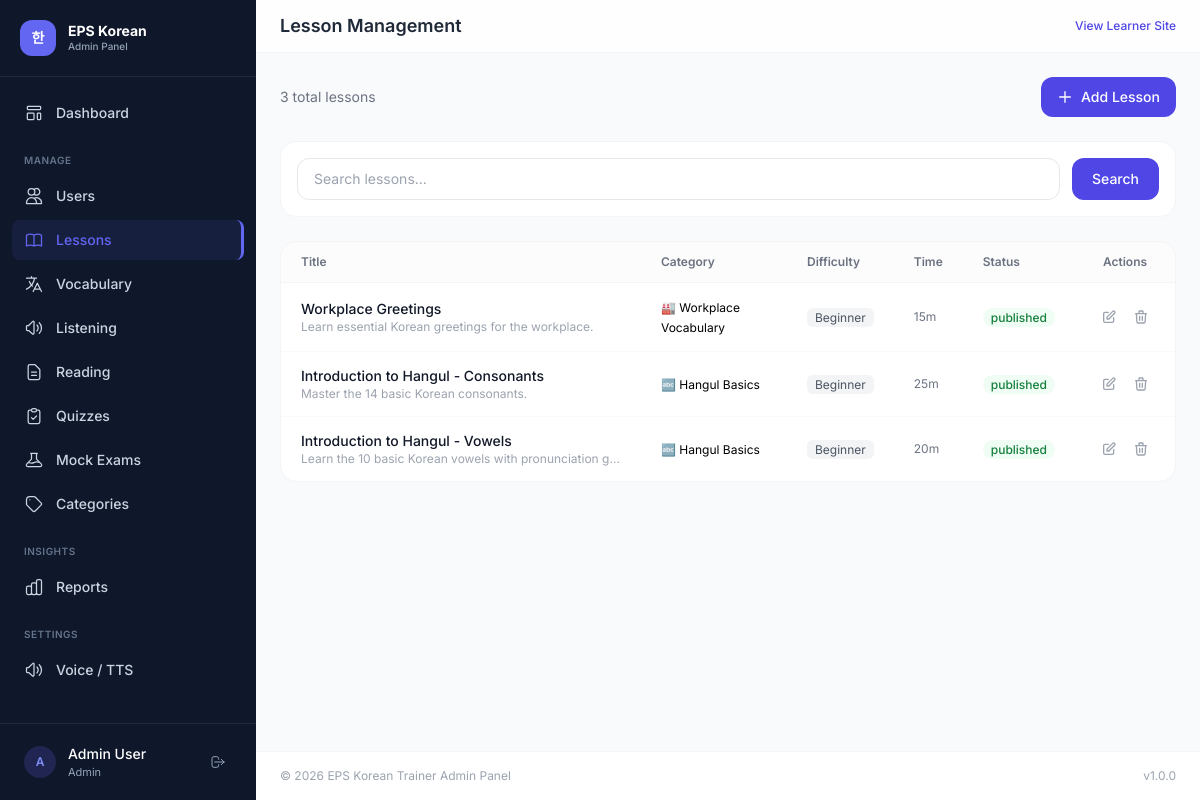
Page /admin/lessons.php (signed in) on the committed database.
### tables this page shows
CREATE TABLE lessons (
    id INT AUTO_INCREMENT PRIMARY KEY,
    category_id INT DEFAULT NULL,
    title VARCHAR(200) NOT NULL,
    slug VARCHAR(200) NOT NULL,
    difficulty ENUM('beginner','intermediate','advanced') DEFAULT 'beginner',
    estimated_minutes INT DEFAULT 15,
    content LONGTEXT NOT NULL,
    summary TEXT DEFAULT NULL,
    tips TEXT DEFAULT NULL,
    audio_path VARCHAR(255) DEFAULT NULL,
    sort_order INT DEFAULT 0,
    status ENUM('published','draft') DEFAULT 'published',
    created_at DATETIME DEFAULT CURRENT_TIMESTAMP,
    updated_at DATETIME DEFAULT CURRENT_TIMESTAMP ON UPDATE CURRENT_TIMESTAMP,
    FOREIGN KEY (category_id) REFERENCES categories(id) ON DELETE SET NULL,
    INDEX idx_difficulty (difficulty),
    INDEX idx_status (status)
);

CREATE TABLE categories (
    id INT AUTO_INCREMENT PRIMARY KEY,
    name VARCHAR(100) NOT NULL,
    slug VARCHAR(100) NOT NULL UNIQUE,
    description TEXT DEFAULT NULL,
    module ENUM('lesson','vocabulary','listening','reading','quiz','mock_exam') NOT NULL,
    icon VARCHAR(50) DEFAULT NULL,
    color VARCHAR(20) DEFAULT '#3B82F6',
    sort_order INT DEFAULT 0,
    status ENUM('active','inactive') DEFAULT 'active',
    created_at DATETIME DEFAULT CURRENT_TIMESTAMP,
    INDEX idx_module (module),
    INDEX idx_status (status)
);

### includes/helpers.php (called while the page is built, shortened)
<?php
function sanitize(string $input): string {
    return htmlspecialchars(trim($input), ENT_QUOTES, 'UTF-8');
}
function getCount(string $table, string $where = '1=1', array $params = []): int {
    $db = getDB();
    $stmt = $db->prepare("SELECT COUNT(*) as cnt FROM $table WHERE $where");
    $stmt->execute($params);
    return (int)$stmt->fetch()['cnt'];
}

### admin/lessons.php (the view, shortened to what this page needs)
<?php
require_once __DIR__ . '/../includes/helpers.php';
$db = getDB();
$categories = $db->query("SELECT * FROM categories WHERE module = 'lesson' AND status = 'active' ORDER BY sort_order")->fetchAll();
$action = $_GET['action'] ?? 'list';
$lesson = null;
require_once __DIR__ . '/../includes/admin-header.php';
if ($action === 'add' || ($action === 'edit' && $lesson)):
?>
<div class="max-w-4xl mx-auto">
    <div class="flex items-center justify-between mb-6">
        <h3 class="text-lg font-semibold text-gray-900"><?= $lesson ? 'Edit Lesson' : 'Add New Lesson' ?></h3>
        <a href="<?= APP_URL ?>/admin/lessons.php" class="text-sm text-gray-500 hover:text-gray-700">← Back to list</a>
    </div>
    <form method="POST" enctype="multipart/form-data" class="bg-white rounded-2xl border border-gray-100 p-6 space-y-5">
        <?= csrfField() ?>
        <input type="hidden" name="form_action" value="save">
        <div class="grid sm:grid-cols-2 gap-4">
            <div class="sm:col-span-2">
                <label class="block text-sm font-medium text-gray-700 mb-1.5">Title *</label>
                <input type="text" name="title" value="<?= sanitize($lesson['title'] ?? '') ?>" required
                    class="w-full px-4 py-3 rounded-xl border border-gray-200 focus:border-indigo-500 outline-none transition text-sm">
            </div>
            <div>
                <label class="block text-sm font-medium text-gray-700 mb-1.5">Slug</label>
                <input type="text" name="slug" value="<?= sanitize($lesson['slug'] ?? '') ?>" placeholder="Auto-generated if empty"
                    class="w-full px-4 py-3 rounded-xl border border-gray-200 focus:border-indigo-500 outline-none transition text-sm">
            </div>
            <div>
                <label class="block text-sm font-medium text-gray-700 mb-1.5">Category</label>
                <select name="category_id" class="w-full px-4 py-3 rounded-xl border border-gray-200 text-sm bg-white">
                    <option value="">No Category</option>
                    <?php foreach ($categories as $c): ?>
                        <option value="<?= $c['id'] ?>" <?= ($lesson['category_id'] ?? '') == $c['id'] ? 'selected' : '' ?>><?= $c['icon'] ?> <?= sanitize($c['name']) ?></option>
                    <?php endforeach; ?>
                </select>
            </div>
            <div>
                <label class="block text-sm font-medium text-gray-700 mb-1.5">Difficulty</label>
                <select name="difficulty" class="w-full px-4 py-3 rounded-xl border border-gray-200 text-sm bg-white">
                    <option value="beginner" <?= ($lesson['difficulty'] ?? '') === 'beginner' ? 'selected' : '' ?>>Beginner</option>
                    <option value="intermediate" <?= ($lesson['difficulty'] ?? '') === 'intermediate' ? 'selected' : '' ?>>Intermediate</option>
                    <option value="advanced" <?= ($lesson['difficulty'] ?? '') === 'advanced' ? 'selected' : '' ?>>Advanced</option>
                </select>
            </div>
            <div>
                <label class="block text-sm font-medium text-gray-700 mb-1.5">Estimated Time (min)</label>
                <input type="number" name="estimated_minutes" value="<?= $lesson['estimated_minutes'] ?? 15 ?>" min="1"
                    class="w-full px-4 py-3 rounded-xl border border-gray-200 text-sm">
            </div>
            <div>
                <label class="block text-sm font-medium text-gray-700 mb-1.5">Sort Order</label>
                <input type="number" name="sort_order" value="<?= $lesson['sort_order'] ?? 0 ?>"
                    class="w-full px-4 py-3 rounded-xl border border-gray-200 text-sm">
            </div>
            <div>
                <label class="block text-sm font-medium text-gray-700 mb-1.5">Status</label>
                <select name="status" class="w-full px-4 py-3 rounded-xl border border-gray-200 text-sm bg-white">
                    <option value="published" <?= ($lesson['status'] ?? '') === 'published' ? 'selected' : '' ?>>Published</option>
                    <option value="draft" <?= ($lesson['status'] ?? '') === 'draft' ? 'selected' : '' ?>>Draft</option>
                </select>
            </div>
        </div>
        <div>
            <label class="block text-sm font-medium text-gray-700 mb-1.5">Summary</label>
            <textarea name="summary" rows="2" class="w-full px-4 py-3 rounded-xl border border-gray-200 text-sm resize-none"><?= sanitize($lesson['summary'] ?? '') ?></textarea>
        </div>
        <div>
            <label class="block text-sm font-medium text-gray-700 mb-1.5">Lesson Content (HTML supported) *</label>
            <textarea name="content" rows="12" required class="w-full px-4 py-3 rounded-xl border border-gray-200 text-sm font-mono resize-y"><?= htmlspecialchars($lesson['content'] ?? '', ENT_QUOTES) ?></textarea>
        </div>
        <div>
            <label class="block text-sm font-medium text-gray-700 mb-1.5">Tips</label>
            <textarea name="tips" rows="2" class="w-full px-4 py-3 rounded-xl border border-gray-200 text-sm resize-none"><?= sanitize($lesson['tips'] ?? '') ?></textarea>
        </div>
        <div>
            <label class="block text-sm font-medium text-gray-700 mb-1.5">Audio File (optional)</label>
            <input type="file" name="audio_file" accept="audio/*" class="w-full px-4 py-2.5 rounded-xl border border-gray-200 text-sm">
            <?php if (!empty($lesson['audio_path'])): ?>
                <p class="text-xs text-gray-400 mt-1">Current: <?= sanitize($lesson['audio_path']) ?></p>
            <?php endif; ?>
        </div>
        <div class="flex items-center gap-3 pt-4 border-t border-gray-100">
            <button type="submit" class="px-6 py-3 bg-indigo-600 hover:bg-indigo-700 text-white font-semibold rounded-xl transition text-sm">
                <?= $lesson ? 'Update Lesson' : 'Create Lesson' ?>
            </button>
            <a href="<?= APP_URL ?>/admin/lessons.php" class="px-6 py-3 border border-gray-200 rounded-xl text-sm text-gray-600 hover:bg-gray-50 transition">Cancel</a>
        </div>
    </form>
</div>
<?php else: ?>
<div class="flex items-center justify-between mb-6">
    <p class="text-sm text-gray-500"><?= getCount('lessons') ?> total lessons</p>
    <a href="<?= APP_URL ?>/admin/lessons.php?action=add" class="inline-flex items-center gap-2 px-4 py-2.5 bg-indigo-600 hover:bg-indigo-700 text-white rounded-xl text-sm font-medium transition">
        <svg class="w-4 h-4" fill="none" stroke="currentColor" viewBox="0 0 24 24"><path stroke-linecap="round" stroke-linejoin="round" stroke-width="2" d="M12 4v16m8-8H4"/></svg>
        Add Lesson
    </a>
</div>
<?php
$search = $_GET['search'] ?? '';
$where = "1=1"; $params = [];
$page = max(1, (int)($_GET['page'] ?? 1));
$offset = ($page - 1) * ITEMS_PER_PAGE;
$stmt = $db->prepare("SELECT l.*, c.name as category_name, c.icon as category_icon FROM lessons l LEFT JOIN categories c ON l.category_id = c.id WHERE $where ORDER BY l.sort_order, l.id DESC LIMIT " . ITEMS_PER_PAGE . " OFFSET $offset");
$stmt->execute($params);
$lessons = $stmt->fetchAll();
?>
<div class="bg-white rounded-2xl border border-gray-100 p-4 mb-6">
    <form method="GET" class="flex gap-3">
        <input type="text" name="search" value="<?= sanitize($search) ?>" placeholder="Search lessons..." class="flex-1 px-4 py-2.5 rounded-xl border border-gray-200 text-sm">
        <button type="submit" class="px-5 py-2.5 bg-indigo-600 text-white rounded-xl text-sm font-medium hover:bg-indigo-700 transition">Search</button>
    </form>
</div>
<div class="bg-white rounded-2xl border border-gray-100 overflow-hidden">
    <div class="overflow-x-auto">
        <table class="w-full text-sm">
            <thead>
                <tr class="border-b border-gray-100 bg-gray-50/50">
                    <th class="text-left px-5 py-3 text-xs font-semibold text-gray-500">Title</th>
                    <th class="text-left px-5 py-3 text-xs font-semibold text-gray-500">Category</th>
                    <th class="text-left px-5 py-3 text-xs font-semibold text-gray-500">Difficulty</th>
                    <th class="text-left px-5 py-3 text-xs font-semibold text-gray-500">Time</th>
                    <th class="text-left px-5 py-3 text-xs font-semibold text-gray-500">Status</th>
                    <th class="text-center px-5 py-3 text-xs font-semibold text-gray-500">Actions</th>
                </tr>
            </thead>
            <tbody class="divide-y divide-gray-50">
                <?php foreach ($lessons as $l): ?>
                <tr class="hover:bg-gray-50/50 transition">
                    <td class="px-5 py-3.5">
                        <p class="text-sm font-medium text-gray-900"><?= sanitize($l['title']) ?></p>
                        <?php if ($l['summary']): ?><p class="text-xs text-gray-400 truncate max-w-xs"><?= sanitize($l['summary']) ?></p><?php endif; ?>
                    </td>
                    <td class="px-5 py-3.5"><span class="text-xs"><?= $l['category_icon'] ?? '' ?> <?= sanitize($l['category_name'] ?? 'None') ?></span></td>
                    <td class="px-5 py-3.5"><span class="px-2 py-0.5 rounded-md bg-gray-100 text-xs text-gray-600 capitalize"><?= $l['difficulty'] ?></span></td>
                    <td class="px-5 py-3.5 text-gray-500 text-xs"><?= $l['estimated_minutes'] ?>m</td>
                    <td class="px-5 py-3.5">
                        <span class="px-2 py-0.5 rounded-full text-xs font-medium <?= $l['status'] === 'published' ? 'bg-green-50 text-green-700' : 'bg-gray-100 text-gray-500' ?>"><?= $l['status'] ?></span>
                    </td>
                    <td class="px-5 py-3.5 text-center">
                        <div class="flex items-center justify-center gap-1">
                            <a href="<?= APP_URL ?>/admin/lessons.php?action=edit&id=<?= $l['id'] ?>" class="p-1.5 rounded-lg hover:bg-indigo-50 text-gray-400 hover:text-indigo-600 transition" title="Edit">
                                <svg class="w-4 h-4" fill="none" stroke="currentColor" viewBox="0 0 24 24"><path stroke-linecap="round" stroke-linejoin="round" stroke-width="2" d="M11 5H6a2 2 0 00-2 2v11a2 2 0 002 2h11a2 2 0 002-2v-5m-1.414-9.414a2 2 0 112.828 2.828L11.828 15H9v-2.828l8.586-8.586z"/></svg>
                            </a>
                            <form method="POST" class="inline" onsubmit="return confirm('Delete this lesson?')">
                                <button type="submit" class="p-1.5 rounded-lg hover:bg-red-50 text-gray-400 hover:text-red-600 transition" title="Delete">
                                    <svg class="w-4 h-4" fill="none" stroke="currentColor" viewBox="0 0 24 24"><path stroke-linecap="round" stroke-linejoin="round" stroke-width="2" d="M19 7l-.867 12.142A2 2 0 0116.138 21H7.862a2 2 0 01-1.995-1.858L5 7m5 4v6m4-6v6m1-10V4a1 1 0 00-1-1h-4a1 1 0 00-1 1v3M4 7h16"/></svg>
                                </button>
                            </form>
                        </div>
                    </td>
                </tr>
                <?php endforeach; ?>
            </tbody>
        </table>
    </div>
</div>
<?php endif; ?>
<?php require_once __DIR__ . '/../includes/admin-footer.php'; ?>

### includes/admin-header.php (style rules this page uses)
body { font-family: 'Inter', 'Noto Sans KR', sans-serif; }

### rows in the picture
lessons: title "Workplace Greetings", summary "Learn essential Korean greetings for the workplace.", category.icon "🏭", category.name "Workplace Vocabulary", difficulty "Beginner", estimated_minutes "15", status "published"
lessons: title "Introduction to Hangul - Consonants", summary "Master the 14 basic Korean consonants.", category.icon "🔤", category.name "Hangul Basics", difficulty "Beginner", estimated_minutes "25", status "published"
lessons: title "Introduction to Hangul - Vowels", summary "Learn the 10 basic Korean vowels with pronunciation g…", category.icon "🔤", category.name "Hangul Basics", difficulty "Beginner", estimated_minutes "20", status "published"

### other values in the picture
substr($currentUser['name'], 0, 1) "A"
$currentUser['name'] "Admin User"
$pageTitle "Lesson Management"
getCount('lessons') "3"
APP_NAME "EPS Korean Trainer"
APP_VERSION "1.0.0"
